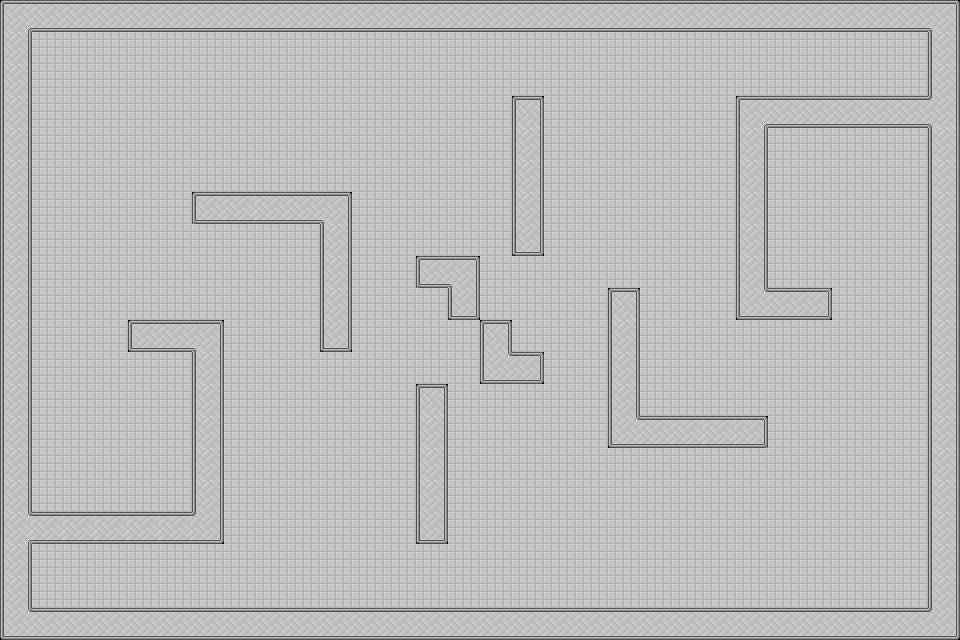

Rendered tile map (Tiled .tmx) drawn with the repository's tilesets; below, a short description and the map source with its tile grids summarised:
An orthogonal 30x20 tile map with 32x32 px tiles, 1 tile layer (Tile Layer 1).

<map version="1.0" orientation="orthogonal" renderorder="right-down" width="30" height="20" tilewidth="32" tileheight="32" nextobjectid="1">
 <tileset firstgid="1" name="tile2map32" tilewidth="32" tileheight="32" tilecount="1320">
  <image source="dungeon/tile2map_tileset/tile2map32.png" width="128" height="10560" />
  <tile id="16">
   <properties>
    <property name="blocked" value="true" />
   </properties>
  </tile>
  <tile id="17">
   <properties>
    <property name="blocked" value="true" />
   </properties>
  </tile>
  <tile id="18">
   <properties>
    <property name="blocked" value="true" />
   </properties>
  </tile>
  <tile id="19">
   <properties>
    <property name="blocked" value="true" />
   </properties>
  </tile>
  <tile id="20">
   <properties>
    <property name="blocked" value="true" />
   </properties>
  </tile>
  <tile id="21">
   <properties>
    <property name="blocked" value="true" />
   </properties>
  </tile>
  <tile id="22">
   <properties>
    <property name="blocked" value="true" />
   </properties>
  </tile>
  <tile id="23">
   <properties>
    <property name="blocked" value="true" />
   </properties>
  </tile>
  <tile id="24">
   <properties>
    <property name="blocked" value="true" />
   </properties>
  </tile>
  <tile id="25">
   <properties>
    <property name="blocked" value="true" />
   </properties>
  </tile>
  <tile id="26">
   <properties>
    <property name="blocked" value="true" />
   </properties>
  </tile>
  <tile id="27">
   <properties>
    <property name="blocked" value="true" />
   </properties>
  </tile>
  <tile id="28">
   <properties>
    <property name="blocked" value="true" />
   </properties>
  </tile>
  <tile id="29">
   <properties>
    <property name="blocked" value="true" />
   </properties>
  </tile>
  <tile id="30">
   <properties>
    <property name="blocked" value="true" />
   </properties>
  </tile>
  <tile id="31">
   <properties>
    <property name="blocked" value="true" />
   </properties>
  </tile>
  <tile id="32">
   <properties>
    <property name="blocked" value="true" />
   </properties>
  </tile>
  <tile id="33">
   <properties>
    <property name="blocked" value="true" />
   </properties>
  </tile>
  <tile id="34">
   <properties>
    <property name="blocked" value="true" />
   </properties>
  </tile>
  <tile id="35">
   <properties>
    <property name="blocked" value="true" />
   </properties>
  </tile>
  <tile id="36">
   <properties>
    <property name="blocked" value="true" />
   </properties>
  </tile>
  <tile id="37">
   <properties>
    <property name="blocked" value="true" />
   </properties>
  </tile>
  <tile id="38">
   <properties>
    <property name="blocked" value="true" />
   </properties>
  </tile>
  <tile id="39">
   <properties>
    <property name="blocked" value="true" />
   </properties>
  </tile>
 </tileset>
 <layer name="Tile Layer 1" width="30" height="20">
  <data>[600 cells, 600 non-empty, 16 distinct tile ids]</data>
 </layer>
</map>
